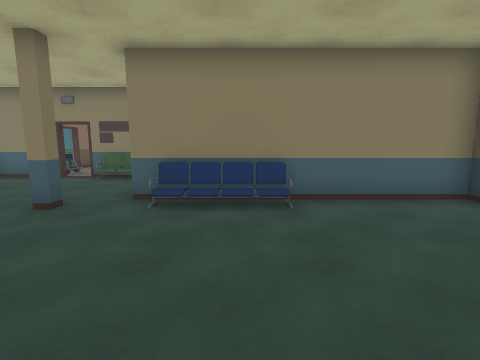
View 1 (above)

24 first-person views from a walk through a 3-D level made in the Unity game engine. The camera is 1.3 m above the floor, tilts 8° down and sees 85° across. The floor is counted in squares, 1 m on a side. Each view is taken from the middle of a square. On the plan, view 1 faces up. The plan holds only what a view shows up to about 13 squares ahead; the rest is blank. The place goes on beyond the plan. The player character is not drawn. Door leaves are left out, so doorways stand open. Some surface patterns are stand-ins.

View 2
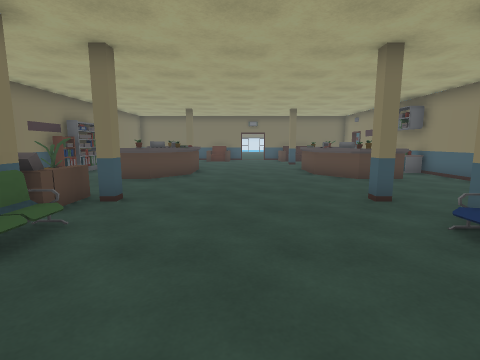

View 3
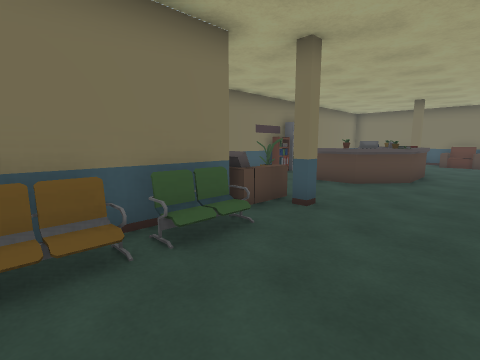

View 4
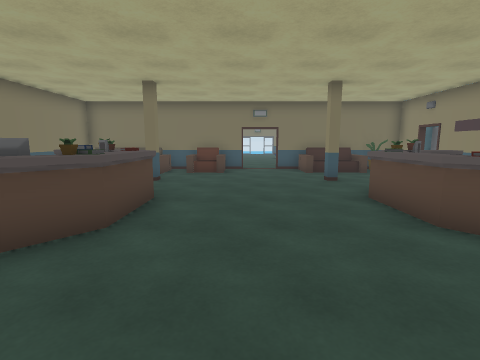

View 5
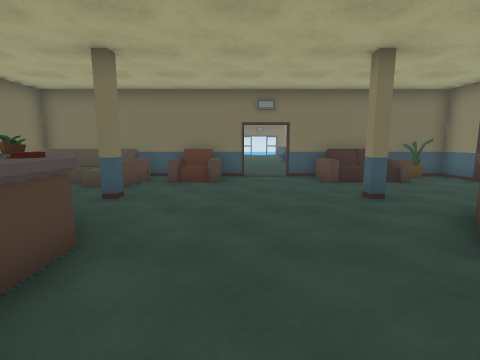

View 6
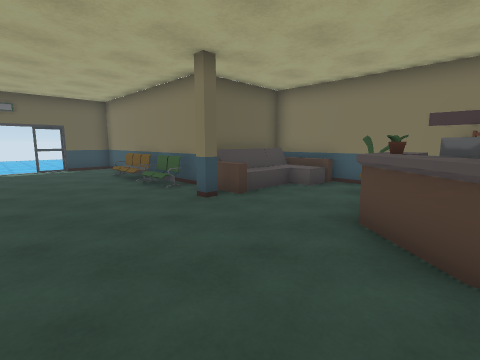

View 7
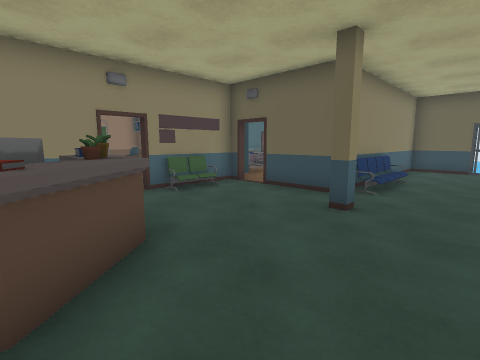

View 8
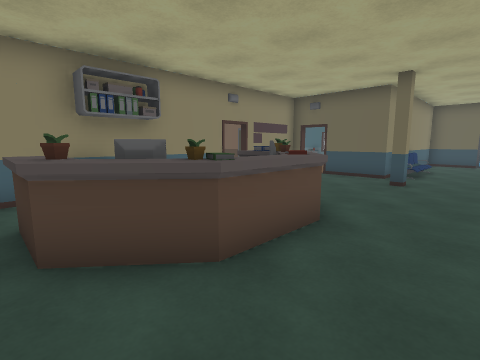

View 9
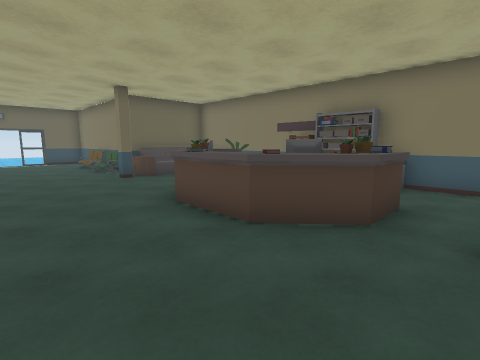

View 10
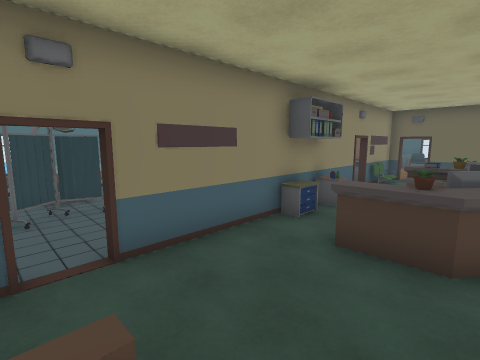

View 11
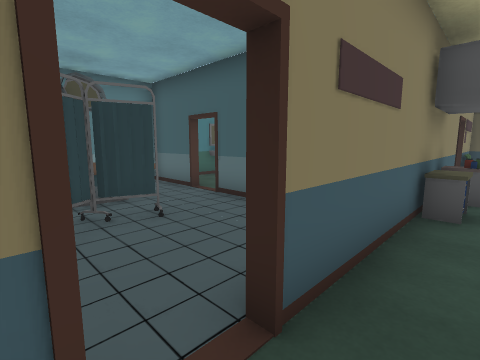

View 12
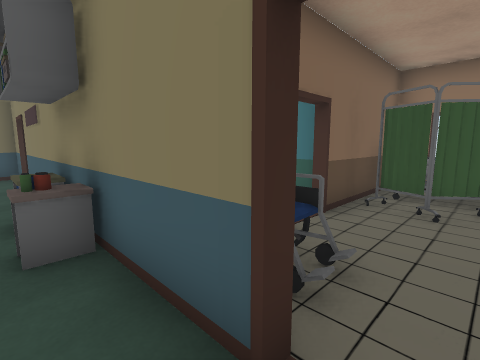

View 13
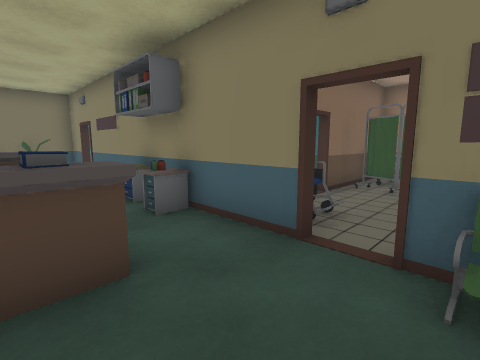

View 14
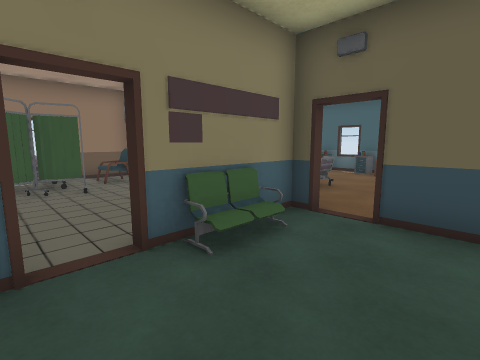

View 15
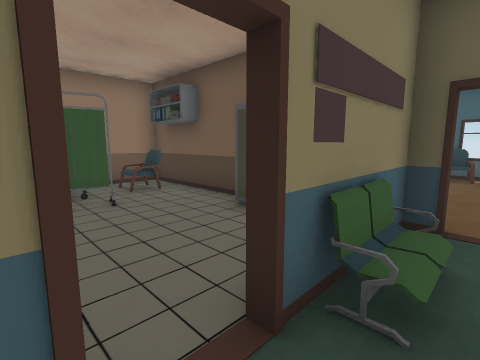

View 16
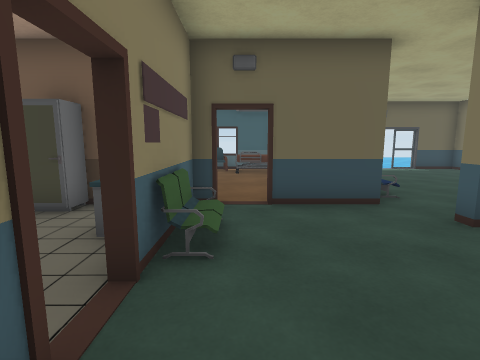

View 17
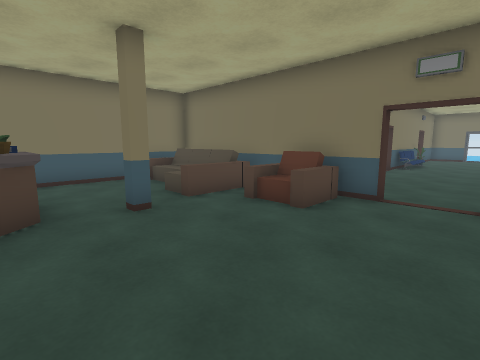

View 18
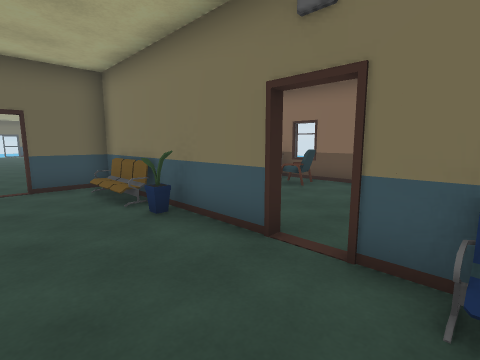

View 19
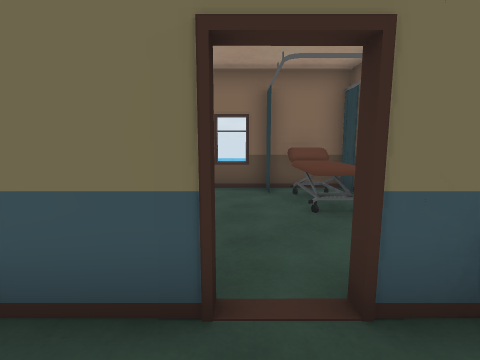

View 20
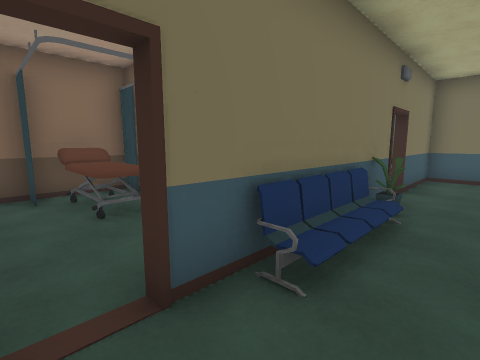

View 21
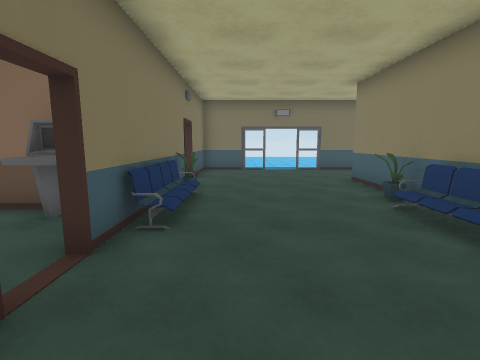

View 22
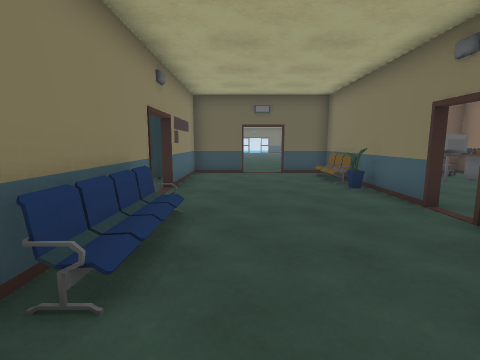

View 23
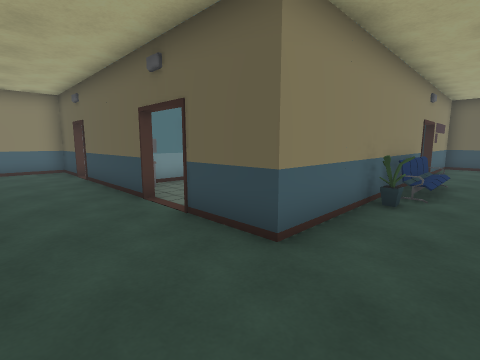

View 24
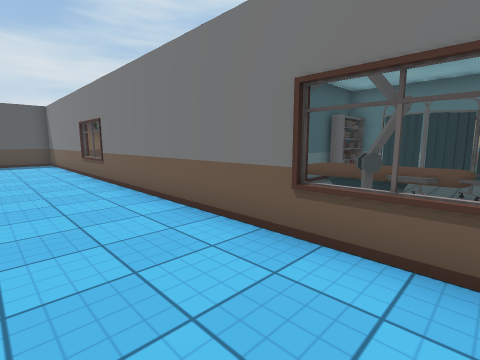

### Floor plan
Points are (right, up) in squares from view 1. A wall is a line through its corners. A room is listed if a view was taken in it or the views show most of it. See-through windows are left out.
Room 1 (views 1, 2, 3, 4, 5, 6, 7, 8, 9, 10, 11, 12, 13, 14, 15, 16, 17)
walls: (-2.5, 7.4) (-2.5, 8.4); (-6.7, 10) (-9.6, 10); (-11.4, 10) (-15.7, 10); (-2.5, 10) (-4.5, 10); (-18.3, 2.3) (-18.3, 0.6); (-18.3, -0.4) (-18.3, -5.6) (-2.5, -5.6) (-2.5, -1.8) (5.3, -1.8); (-16.7, 10) (-18.3, 10) (-18.3, 3.8); (5.3, 3.6) (5.3, 6) (-1.5, 6); (5.3, -1.4) (5.3, 1.3)
ways out: opening at (-18, 3) to room 2; open door at (-18, 2) to room 2; open door at (-18, 4) to room 2; opening at (5, 2); open door at (-16.5, 10); open door at (-6.5, 10); open door at (-2, 9); gap at (5, 0); gap at (5, 4)
objects: sofa (-18, 6); sofa (-17, -5) to (-16, -2); pillar (-14, -1); pillar (-14, 5); other object (-13, -3) to (-7, 0); other object (-13, 5) to (-8, 8); other object (-12, -5); shelf (-11, -5) to (-10, -5); shelf (-11, 9) to (-11, 10); shelf (-10, 9) to (-10, 10); shelf (-9, -5); other object (-7, -4); sofa (-5, -5); pillar (-4, -1); pillar (-4, 5); sofa (-3, -4) to (-3, -2); chair (-2, 6); chair (-1, -1); chair (0, -1); chair (2, -1)
Room 2 (views 18, 19, 20, 21, 22, 23)
walls: (-26.6, 6) (-32.3, 6) (-32.3, 8.3); (-28.5, 0.2) (-25.9, 0.2); (-24.9, 0.2) (-19.5, 0.2); (-24.1, 6) (-25.6, 6); (-28.1, -1.9) (-28.1, -2.9); (-31.6, 0.2) (-30.4, 0.2); (-18.5, 3.8) (-18.5, 5.5); (-28, -5.6) (-18.5, -5.6) (-18.5, -4.9); (-18.5, 0.5) (-18.5, 2.3); (-35.9, 3.4) (-35.9, 0.2) (-32.6, 0.2); (-18.6, 6) (-22.5, 6); (-18.3, 0.6) (-18.3, -0.4); (-32.3, 11.4) (-32.3, 14.5); (-35.9, 7.6) (-35.9, 4.8); (-32.3, 15.5) (-32.3, 17.8) (-34.5, 17.8)
ways out: opening at (-18, 3) to room 1; open door at (-18, 2) to room 1; open door at (-18, 4) to room 1; opening at (-36, 4); opening at (-32, 15); opening at (-23, 6.5); open door at (-32.5, 9); open door at (-32.5, 16); open door at (-31.7, 0.7); open door at (-25.5, 0); open door at (-24, 6.5); open door at (-22, 6.5); gap at (-36, 2); gap at (-36, 6)
objects: other object (-30, 1); other object (-28, -5); computer (-28, -1) to (-27, -1); bed (-27, -5) to (-26, -3); chair (-23, -5) to (-22, -4); other object (-23, 1); other object (-21, -5) to (-20, -3); other object (-20, -5) to (-19, -4); sofa (-18, 0)
Room 3 (view 24)
walls: (-17, 18) (-1.4, 18)

Where each view was taken, in squares from view 1:
view 1: 0 up, 0 right, facing up
view 2: 2 up, 2 right, facing left
view 3: 2 up, 1 right, facing down-left
view 4: 2 up, 5 left, facing left
view 5: 2 up, 8 left, facing left
view 6: 3 up, 9 left, facing down-right
view 7: 3 up, 9 left, facing up-right
view 8: 3 up, 13 left, facing up-right
view 9: 3 up, 14 left, facing down-right
view 10: 6 up, 17 left, facing up-right
view 11: 9 up, 17 left, facing up-right
view 12: 9 up, 6 left, facing up-left
view 13: 7 up, 5 left, facing up-left
view 14: 7 up, 7 left, facing up-right
view 15: 9 up, 7 left, facing up-right
view 16: 9 up, 8 left, facing right
view 17: 4 up, 12 left, facing down-left
view 18: 3 up, 27 left, facing down-right
view 19: 2 up, 25 left, facing down
view 20: 2 up, 25 left, facing down-left
view 21: 2 up, 23 left, facing left
view 22: 4 up, 30 left, facing right
view 23: 4 up, 35 left, facing up-right
view 24: 21 up, 17 left, facing down-right
